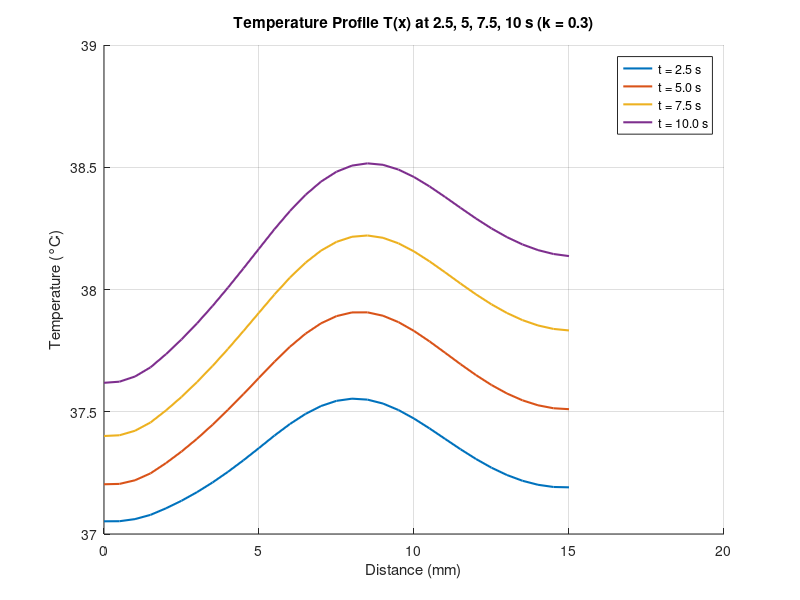
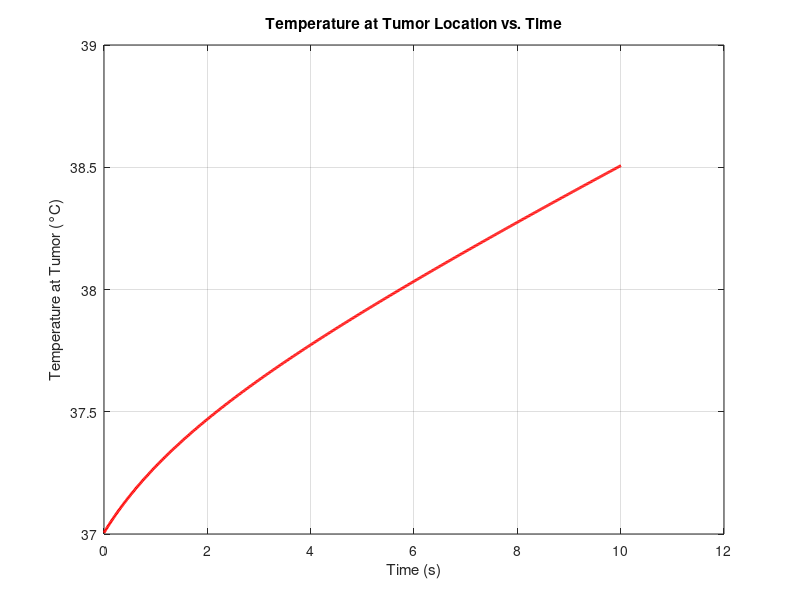

Reproduce these figures in MATLAB, in order.

%––––––––––––––––––––––––––––––––––––––––––––––––––––––––––––––––––––––––––––
% 1D hyperbolic bioheat w/ Gaussian tumor source, 3 skin layers, finer mesh
% and reduced dt for stability; snapshots at 2.5, 5, 7.5, 10 s in one plot.
%––––––––––––––––––––––––––––––––––––––––––––––––––––––––––––––––––––––––––––

clear; clc;

%% 1) CONSTANTS AND PARAMETERS
% ------------ Physical Parameters ------------
rho    = [1150 1116 900];    % [kg/m^3]  Tissue density (layers)
c      = [3590 3300 2500];    % [J/(kg·°C)]  Tissue specific heat

k      = [0.2 0.45 0.3];     % [W/(m·°C)]  Thermal conductivity
k_star = [0.1 0.1 0.1];     % [W/(m·°C·s)]  Hyperbolic‐term coefficient

h      = 4.5;     % [W/(m^2·°C)]  Convective coefficient at boundaries
wb     = 0.0098;  % [1/s]           Blood perfusion
rho_b  = 1056;    % [kg/m^3]        Blood density
cb     = 4000;    % [J/(kg·°C)]     Blood specific heat

Qm0    = 50.65;   % [W/m^3]         Metabolic heat (uniform)
Tb     = 37;      % [°C]            Arterial blood temperature
Tl     = [37 37 37];      % [°C]            Ambient/tissue reference
T0     = 37;      % [°C]            Initial tissue temperature

% ------------ Gaussian‐source parameters ------------
% Q_r(i) = rho * S * P * exp( -a0*( x(i) - x_ast )^2 )
S      = 1;       % “per‐kg” scaling factor
P      = 30;      % “power” factor (tune as needed)
a0     = 1e5;     % [1/m^2]        Gaussian width control
x_ast  = 0.008;   % [m]            Tumor center (midpoint of 0.05 m)

Lx     = 0.015;    % [m]   Domain length (50 mm)
dx     = 0.0005;  % [m]   Spatial step → now 21 nodes from 0 to 0.05
dt     = 0.015;    % [s]   Time step (smaller for stability)
max_time = 10;   % plot up to 10s
time_steps = round(max_time/dt) + 1; % ensures we reach exactly 10 s: (n−1)*dt = 10
time = 0:dt:max_time+dt;

% ------------ Water vaporization and diffusion ------------
Da = 2.5e-5;    % m^2/s (air)
Mw = 0.018;     % kg/mol
Ra = 8.314;     % J/mol·K
Tw = 306;       % K (~33°C)
Pw = 5600;      % Pa (sat. vapor pressure at 33°C)
RH = 0.5;       % Relative humidity (fraction)
delta = 1e-4;   % m
c_air = 1005;   % J/kg·K
Df = [2e-9 2e-9 2e-9];  % m^2/s
cw = 4180;      % J/kg°C
rho_s = 1100;   % kg/m^3
rho_c = 1000;   % kg/m^3
nabla_r2 = (Lx/3)^2;

% Hyperbolic relaxation times
tau_q = 28;   % [s]
tau_T = 3;   % [s]
tau_v = 1;   % [s]

%% 2) DISCRETIZE 1D DOMAIN
% Skin Layer thickness
L_epi = 0.0015;   % Epidermis (1.5 mm)
L_derm = 0.0035;  % Dermis (3.5 mm)
L_subq = 0.01;    % Subcutaneous (10 mm)
Lx = L_epi + L_derm + L_subq;

x  = 0:dx:Lx;          % x = [0, 0.0025, 0.005, …, 0.05]
nx = numel(x);

% Define Layers
layer = zeros(1, nx);
layer(x <= L_epi) = 1;                                  % Epidermis
layer(x > L_epi & x <= L_epi + L_derm) = 2;             % Dermis
layer(x > L_epi + L_derm) = 3;                          % Subcutaneous

% Find index of tumor center (closest grid point to x_ast)
[~, iTumor] = min(abs(x - x_ast));

% Snapshot times (in seconds) and their corresponding loop‐indices
snapshot_times = [2.5, 5.0, 7.5, 10.0];
snap_idx = round(snapshot_times/dt) + 1;
% e.g., 2.5/0.01 = 250 → +1 = 251 ⇒ t = (251−1)*0.01 = 2.50 s

% Tumor temp array
T_tumor = zeros(1, time_steps);

%% 3) INITIALIZE STORAGE FOR “SNAPSHOTS”
T_snapshots = zeros(nx, numel(snapshot_times));  
% Each column j holds T(x) at t = snapshot_times(j)

% Initialize temperature fields at t=0
T     = ones(nx,1) * T0;  
T_new = T;   
dTdt   = zeros(nx,1);
d2Tdt2 = zeros(nx,1);

%% 4) TIME‐MARCHING LOOP
for n = 1:time_steps

    % (a) Update interior nodes i=2:(nx−1)
    for i = 2:(nx-1)
        L = layer(i);

        % (b) Calculate Heat Source values for given spatial step
        % Metabolic Heat Source:
        Qm = Qm0 * (1 + (Tl(L) - T0)/10);         % [W/m^3] metabolic

        % Water diffusion:
        Qd = (Df(L) * cw * (rho_s - rho_c) / nabla_r2) * (T(i) - Tl(L));
        
        % Blood Perfusion (dermis, subq):
        if L > 1
            Qb = wb * rho_b * cb * (Tb - Tl(L));      % [W/m^3] perfusion (constant)
        else
            Qb = 0;
        end

        % Water vaporization (epidermis only)
        if L == 1
            Delta_m = (Da*Mw/(Ra*Tw)) * (Pw/Tw) * RH/(delta*c_air);
            Delta_Hvap = 2400e3; % J/kg
            Qv = Delta_m * Delta_Hvap / (delta * c_air);
        else 
            Qv = 0;
        end

        % Gaussian tumor heat source at node i:
        Qr = rho(L) * S * P * exp( -a0 * (x(i) - x_ast)^2 );  

        % Add up all heat sources to consolidate
        Q_tot = Qm + Qd + Qb + Qv + Qr;

        % 2nd‐spatial derivative (finite difference)
        d2Tdx2 = (T(i+1) - 2*T(i) + T(i-1)) / dx^2;

        % Hyperbolic bioheat terms:
        dTdt(i)   = (k(L)*d2Tdx2 + Q_tot) / (rho(L) * c(L));
        d2Tdt2(i) = (k_star(L)*d2Tdx2) / (rho(L) * c(L));

        % Update temperature at node i (eq. 7):
        T_new(i) = T(i) + dt * ( ...
           dTdt(i) + tau_q*dTdt(i) ...
         - tau_T*d2Tdt2(i) ...
         + (k(L) + k_star(L)*tau_v)*dTdt(i) );
    end

    % (c) Convective (Robin) BC at left boundary (i = 1):
    T_new(1) = (h*dx*Tl(1) + k(L) * T_new(2)) / (h*dx + k(L));

    % (d) Convective (Robin) BC at right boundary (i = nx):
    T_new(nx) = (h*dx*Tl(end) + k(L) * T_new(nx-1)) / (h*dx + k(L));

    % (e) Advance to next timestep
    T = T_new;

    % (f) If current “t” matches any snapshot index, store T(x)
    idx_this = find(snap_idx == n);
    if ~isempty(idx_this)
        T_snapshots(:, idx_this) = T;
    end

    % --- Store T at tumor location ---
    T_tumor(n) = T_new(iTumor);
end

%% 5) PLOT ALL FOUR PROFILES IN A SINGLE FIGURE
figure('Position',[200,200,800,500]);
hold on;

colors = lines(numel(snapshot_times));  
for j = 1:numel(snapshot_times)
    plot(x*1000, T_snapshots(:,j), 'Color', colors(j,:), 'LineWidth',1.5, ...
         'DisplayName', sprintf('t = %.1f s', snapshot_times(j)));
end


xlabel('Distance (mm)');
ylabel('Temperature (°C)');
title('Temperature Profile T(x) at 2.5, 5, 7.5, 10 s (k = 0.3)');
legend('Location','best');
grid on;
hold off;


%% 4. PLOT: TUMOR TEMPERATURE VS TIME
figure;
plot(time, T_tumor, 'r', 'LineWidth', 2);
xlabel('Time (s)');
ylabel('Temperature at Tumor (°C)');
title('Temperature at Tumor Location vs. Time');
grid on;